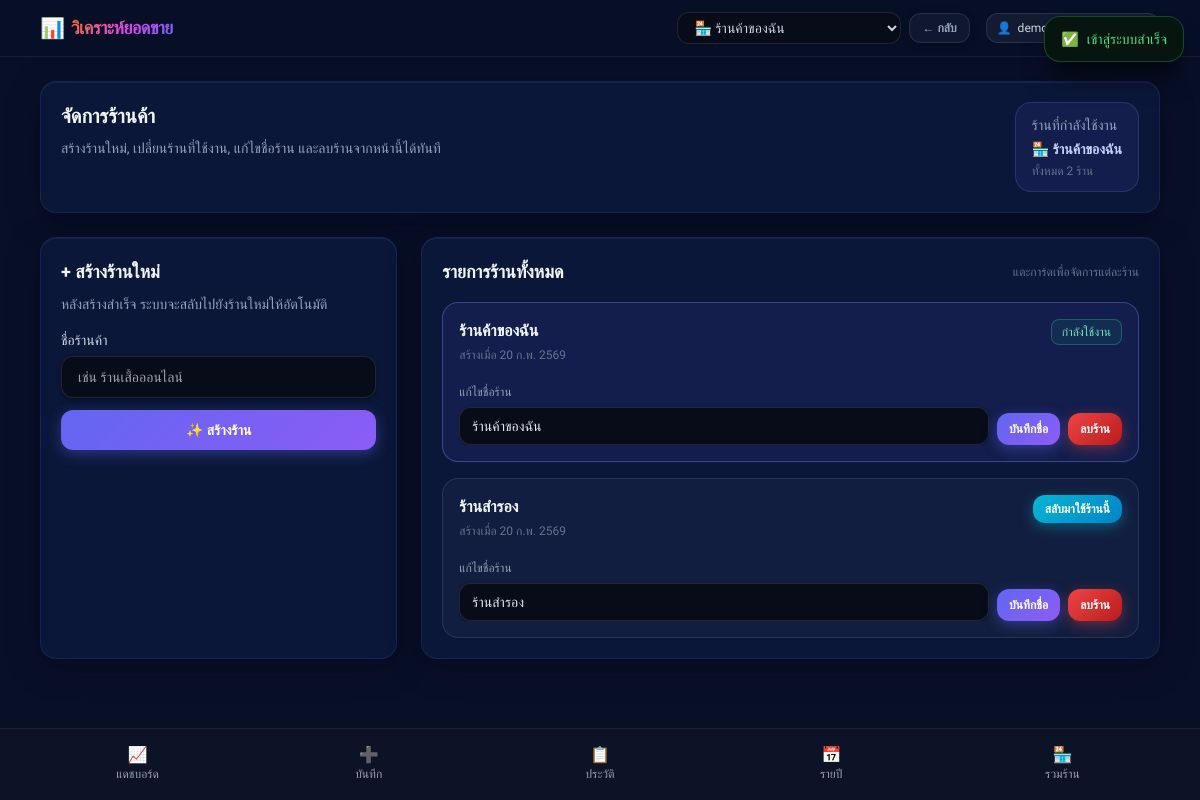
The app's page /shops.php (signed in) with its own data.
### tables this page shows
CREATE TABLE IF NOT EXISTS shops (
    id BIGINT UNSIGNED NOT NULL AUTO_INCREMENT,
    user_id BIGINT UNSIGNED NOT NULL,
     
     
     
     
     
     
    name VARCHAR(100) NOT NULL,
    created_at DATETIME NOT NULL DEFAULT CURRENT_TIMESTAMP,
    updated_at DATETIME NOT NULL DEFAULT CURRENT_TIMESTAMP ON UPDATE CURRENT_TIMESTAMP,
    PRIMARY KEY (id),
    UNIQUE KEY uq_shops_user_name (user_id, name),
    KEY idx_shops_user_id (user_id),
    CONSTRAINT fk_shops_user
        FOREIGN KEY (user_id)
        REFERENCES users (id)
        ON DELETE CASCADE
        ON UPDATE CASCADE
);

### includes/functions.php (called while the page is built, shortened)
<?php
function app_url(string $path = ''): string
{
    $baseUrl = APP_URL;
    $normalizedPath = '/' . ltrim($path, '/');
    return $baseUrl . $normalizedPath;
}
function e(?string $value): string
{
    return htmlspecialchars((string)$value, ENT_QUOTES, 'UTF-8');
}
function formatThaiDate(string $date): string
{
    $dateObject = DateTime::createFromFormat('Y-m-d', $date);
    $thaiMonths = [
        '01' => 'ม.ค.',
        '02' => 'ก.พ.',
        '03' => 'มี.ค.',
        '04' => 'เม.ย.',
        '05' => 'พ.ค.',
        '06' => 'มิ.ย.',
        '07' => 'ก.ค.',
        '08' => 'ส.ค.',
        '09' => 'ก.ย.',
        '10' => 'ต.ค.',
        '11' => 'พ.ย.',
        '12' => 'ธ.ค.',
    ];
    $month = $thaiMonths[$dateObject->format('m')] ?? $dateObject->format('m');
    $thaiYear = (int)$dateObject->format('Y') + 543;
    return $dateObject->format('j') . ' ' . $month . ' ' . $thaiYear;
}
function shop_context_for_user(PDO $pdo, int $userId): array
{
    static $cache = [];
    if (isset($cache[$userId])) {
        return $cache[$userId];
    }
    $requestedShopId = (int)($_SESSION['current_shop_id'] ?? 0);
    $context = (new ShopService(new ShopRepository($pdo), new UserRepository($pdo)))
        ->getShopContext($userId, $requestedShopId > 0 ? $requestedShopId : null);
    $shops = is_array($context['shops'] ?? null) ? array_values((array)$context['shops']) : [];
    $currentShop = is_array($context['current_shop'] ?? null) ? (array)$context['current_shop'] : null;
    $currentShopId = $currentShop !== null ? (int)($currentShop['id'] ?? 0) : 0;
    $switched = $requestedShopId > 0 && $currentShopId > 0 && $currentShopId !== $requestedShopId;
    $cache[$userId] = [
        'shops' => $shops,
        'current_shop' => $currentShop,
        'switched' => $switched,
    ];
    return $cache[$userId];
}
function resolve_current_shop_id(PDO $pdo, int $userId): int
{
    $context = shop_context_for_user($pdo, $userId);
    return $context['current_shop'] !== null ? (int)($context['current_shop']['id'] ?? 0) : 0;
}

### app/Services/ShopService.php (called while the page is built, shortened)
<?php
class ShopService
{
    private ShopRepository $shopRepository;
    public function __construct(ShopRepository $shopRepository, UserRepository $userRepository, ?PDO $db = null)
    {
        $this->shopRepository = $shopRepository;
    }
    public static function confirmationNameFor(string $shopName): string
    {
        $name = trim($shopName);
        $length = function_exists('mb_strlen') ? mb_strlen($name) : strlen($name);
        if ($length <= self::CONFIRM_NAME_MAX_LENGTH) {
            return $name;
        }
        $truncated = function_exists('mb_substr')
            ? mb_substr($name, 0, self::CONFIRM_NAME_MAX_LENGTH)
            : substr($name, 0, self::CONFIRM_NAME_MAX_LENGTH);
        return trim($truncated);
    }
    public function getShopContext(int $userId, ?int $currentShopId): array
    {
        $shops = $this->shopRepository->listByUserId($userId);
        $currentShop = null;
        if ($currentShopId !== null) {
            foreach ($shops as $shop) {
                if ((int)$shop['id'] === $currentShopId) {
                    $currentShop = $shop;
                    break;
                }
            }
        }
        return [
            'shops' => $shops,
            'current_shop' => $currentShop,
        ];
    }
    public function canDeleteShop(int $userId): bool
    {
        return $this->shopRepository->countByUserId($userId) > 1;
    }
}

### app/Repositories/ShopRepository.php (called while the page is built, shortened)
<?php
class ShopRepository
{
    private PDO $db;
    public function __construct(PDO $db)
    {
        $this->db = $db;
    }
    public function listByUserId(int $userId): array
    {
        $sql = 'SELECT id, user_id, name, created_at, updated_at
                FROM shops
                WHERE user_id = :user_id
                ORDER BY id ASC';
        $stmt = $this->db->prepare($sql);
        $stmt->execute([':user_id' => $userId]);
        return $stmt->fetchAll();
    }
    public function countByUserId(int $userId): int
    {
        $sql = 'SELECT COUNT(*) AS total
                FROM shops
                WHERE user_id = :user_id';
        $stmt = $this->db->prepare($sql);
        $stmt->execute([':user_id' => $userId]);
        $result = $stmt->fetch();
        return (int)($result['total'] ?? 0);
    }
}

### includes/bootstrap.php (called while the page is built, shortened)
<?php
require_once __DIR__ . '/database.php';
require_once __DIR__ . '/functions.php';
spl_autoload_register(function (string $class): void {
    $className = ltrim($class, '\\');
    $normalizedClass = str_replace('\\', '/', $className);
    $leafName = basename($normalizedClass);
    $candidates = [
        dirname(__DIR__) . '/' . $normalizedClass . '.php',
        dirname(__DIR__) . '/app/' . $normalizedClass . '.php',
        dirname(__DIR__) . '/app/Services/' . $leafName . '.php',
        dirname(__DIR__) . '/app/Repositories/' . $leafName . '.php',
    ];
    foreach ($candidates as $filePath) {
        if (file_exists($filePath)) {
            return;
        }
    }
});

### shops.php (the view, shortened to what this page needs)
<?php
require_once __DIR__ . '/includes/bootstrap.php';
require_once __DIR__ . '/includes/auth.php';
$userId = (int)($_SESSION['user_id'] ?? 0);
$shopRepository = new ShopRepository($pdo);
$userRepository = new UserRepository($pdo);
$shopService = new ShopService($shopRepository, $userRepository);
$currentShopId = resolve_current_shop_id($pdo, $userId);
$shopContext = shop_context_for_user($pdo, $userId);
$shops = is_array($shopContext['shops'] ?? null) ? array_values((array)$shopContext['shops']) : [];
$canDeleteShop = $shopService->canDeleteShop($userId);
require __DIR__ . '/includes/header.php';
?>
<section class="section-card p-5">
    <div class="flex flex-wrap items-start justify-between gap-4">
        <div>
            <h1 class="text-xl font-semibold text-slate-100">จัดการร้านค้า</h1>
            <p class="mt-2 text-sm text-slate-400">สร้างร้านใหม่, เปลี่ยนร้านที่ใช้งาน, แก้ไขชื่อร้าน และลบร้านจากหน้านี้ได้ทันที</p>
        </div>
        <div class="rounded-2xl border border-indigo-400/20 bg-indigo-500/10 px-4 py-3 text-sm max-w-[50%] sm:max-w-[16rem]">
            <p class="text-slate-400">ร้านที่กำลังใช้งาน</p>
            <p class="mt-1 font-semibold text-indigo-200 truncate" title="<?= e($currentShopName) ?>">🏪 <?= e($currentShopName) ?></p>
            <p class="mt-1 text-xs text-slate-500">ทั้งหมด <?= e((string)$shopCount) ?> ร้าน</p>
        </div>
    </div>
</section>
<section class="mt-6 grid gap-6 lg:grid-cols-3">
    <article class="section-card p-5 lg:col-span-1">
        <h2 class="text-lg font-semibold text-slate-100">+ สร้างร้านใหม่</h2>
        <p class="mt-2 text-sm text-slate-400">หลังสร้างสำเร็จ ระบบจะสลับไปยังร้านใหม่ให้อัตโนมัติ</p>
        <form action="<?= e(app_url('/api/shops.php')) ?>" method="post" class="mt-4 space-y-3">
            <div>
                <label for="new-shop-name" class="mb-1.5 block text-sm text-slate-300">ชื่อร้านค้า</label>
                <input
                    id="new-shop-name"
                    name="name"
                    type="text"
                    maxlength="100"
                    required
                    class="w-full rounded-xl px-4 py-2.5 text-sm transition-all"
                    placeholder="เช่น ร้านเสื้อออนไลน์">
            </div>
            <button type="submit" class="btn-primary w-full px-4 py-2.5 text-sm">✨ สร้างร้าน</button>
        </form>
    </article>
    <article class="section-card p-5 lg:col-span-2">
        <div class="mb-4 flex flex-wrap items-center justify-between gap-2">
            <h2 class="text-lg font-semibold text-slate-100">รายการร้านทั้งหมด</h2>
            <span class="text-xs text-slate-500">แตะการ์ดเพื่อจัดการแต่ละร้าน</span>
        </div>
        <?php if (empty($shops)): ?>
            <div class="rounded-2xl border border-white/10 bg-white/[0.03] px-4 py-5 text-center text-sm text-slate-400">
                ยังไม่มีร้านค้าในระบบ กรุณาสร้างร้านแรกของคุณ
            </div>
        <?php else: ?>
            <div class="grid gap-4">
                <?php foreach ($shops as $shop): ?>
                    <?php
                    $shopId = (int)($shop['id'] ?? 0);
                    $shopName = (string)($shop['name'] ?? 'ร้านค้า');
                    $isCurrent = $shopId === $currentShopId;
                    $createdDate = (string)($shop['created_at'] ?? '');
                    $createdDate = $createdDate !== '' ? substr($createdDate, 0, 10) : '';
                    $createdDateText = $createdDate !== '' ? formatThaiDate($createdDate) : '-';
                    ?>
                    <article class="overflow-hidden rounded-2xl border p-4 shadow-sm transition-all <?= $isCurrent ? 'border-indigo-400/35 bg-indigo-500/10 shadow-indigo-900/20' : 'border-white/10 bg-white/[0.03] hover:border-white/20' ?>">
                        <div class="flex flex-nowrap items-start justify-between gap-3">
                            <div class="min-w-0 flex-1">
                                <p class="truncate text-base font-semibold text-slate-100" title="<?= e($shopName) ?>"><?= e($shopName) ?></p>
                                <p class="mt-1 text-xs text-slate-500">สร้างเมื่อ <?= e($createdDateText) ?></p>
                            </div>
                            <?php if ($isCurrent): ?>
                                <span class="shrink-0 rounded-lg border border-emerald-400/30 bg-emerald-500/10 px-2.5 py-1 text-xs font-medium text-emerald-300">กำลังใช้งาน</span>
                            <?php else: ?>
                                <form action="<?= e(app_url('/api/shops.php')) ?>" method="post" class="shrink-0">
                                    <button type="submit" class="btn-teal px-3 py-1.5 text-xs">สลับมาใช้ร้านนี้</button>
                                </form>
                            <?php endif; ?>
                        </div>
                        <div class="mt-4 flex flex-wrap items-end gap-2">
                            <form action="<?= e(app_url('/api/shops.php')) ?>" method="post" class="min-w-0 flex-1 grid gap-2 md:grid-cols-[minmax(0,1fr)_auto] md:items-end">
                                <div class="min-w-0 overflow-hidden">
                                    <label for="shop-name-<?= e((string)$shopId) ?>" class="text-xs text-slate-400">แก้ไขชื่อร้าน</label>
                                    <input
                                        id="shop-name-<?= e((string)$shopId) ?>"
                                        name="name"
                                        type="text"
                                        maxlength="100"
                                        required
                                        value="<?= e($shopName) ?>"
                                        class="mt-1 block w-full max-w-full rounded-xl px-3 py-2 text-sm transition-all">
                                </div>
                                <button type="submit" class="btn-primary px-3 py-2 text-xs">บันทึกชื่อ</button>
                            </form>
                            <?php
                            $shopNameForConfirm = ShopService::confirmationNameFor($shopName);
                            $shopNameIsTruncated = $shopNameForConfirm !== trim($shopName);
                            ?>
                            <form
                                action="<?= e(app_url('/api/shops.php')) ?>"
                                method="post"
                                data-confirm="ยืนยันการลบร้านนี้ใช่หรือไม่? ข้อมูลทั้งหมดในร้านจะถูกลบถาวร (ระบบจะให้พิมพ์ชื่อร้านยืนยันอีกครั้ง)"
                                data-confirm-typed-expected="<?= e($shopNameForConfirm) ?>"
                                data-confirm-typed-prompt="เพื่อยืนยันการลบร้าน กรุณาพิมพ์<?= $shopNameIsTruncated ? ' ' . ShopService::CONFIRM_NAME_MAX_LENGTH . ' ตัวแรกของ' : '' ?>ชื่อร้านให้ตรงตามนี้:"
                                data-confirm-typed-input="confirm_shop_name">
                                <?php if ($canDeleteShop): ?>
                                    <button type="submit" class="btn-danger px-3 py-2 text-xs">ลบร้าน</button>
                                <?php else: ?>
                                    <button type="button" disabled class="cursor-not-allowed rounded-xl border border-white/10 bg-white/5 px-3 py-2 text-xs text-slate-500">ลบร้าน</button>
                                <?php endif; ?>
                            </form>
                        </div>
                    </article>
                <?php endforeach; ?>
            </div>
        <?php endif; ?>
    </article>
</section>
<?php require __DIR__ . '/includes/footer.php'; ?>

### records on screen
shops: name "ร้านค้าของฉัน", created_at "20 ก.พ. 2569", shows "กำลังใช้งาน", shows "ลบร้าน"
shops: name "ร้านสำรอง", created_at "20 ก.พ. 2569"

### other values on screen
$flashSuccess "เข้าสู่ระบบสำเร็จ"
$shopCount "2"
$link['icon'] "📈"
$link['label'] "แดชบอร์ด"
$link['icon'] "➕"
$link['label'] "บันทึก"
$link['icon'] "📋"
$link['label'] "ประวัติ"
$link['icon'] "📅"
$link['label'] "รายปี"
$link['icon'] "🏪"
$link['label'] "รวมร้าน"
